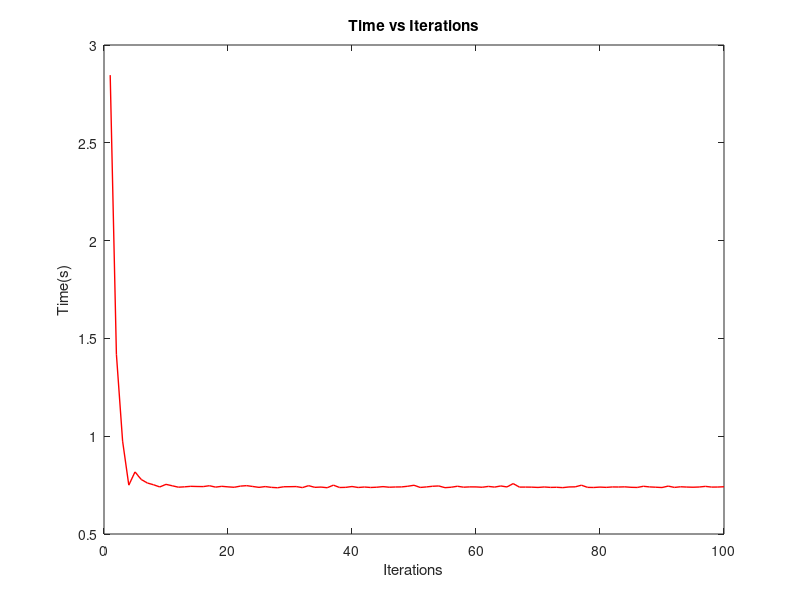

This figure's MATLAB source:
D = load("data_time.dat");

time = D(:,1);
iterations = D(:,2);

figure(1);
plot(iterations,time,'r',"linewidth",1);
title("Time vs Iterations");
xlabel("Iterations");
ylabel("Time(s)");
